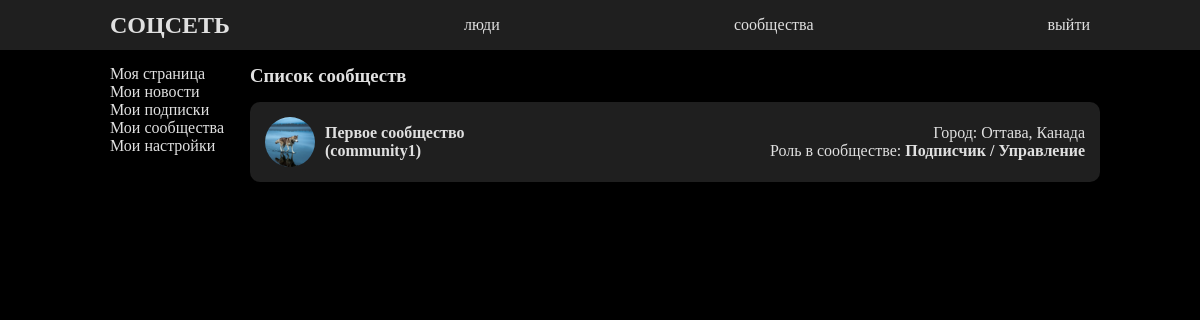
Screenshot of /membership/ (signed in) with the database file from the repository.
### socialapp/models.py (models this page shows, shortened)
class Community(models.Model):
    communityname = models.CharField(max_length=100, verbose_name='Название для ссылки')
    title = models.CharField(max_length=100, verbose_name='Название')
    info = models.TextField(max_length=500, null=True, blank=True, verbose_name='Описание')
    avatar = models.ImageField(upload_to=community_avatar_upload_to, null=True, blank=True, verbose_name='Аватар')
    country = models.ForeignKey(Country, on_delete=models.SET_NULL, null=True, blank=True, verbose_name='Страна')
    city = models.ForeignKey(City, on_delete=models.SET_NULL, null=True, blank=True, verbose_name='Город')
    creationdate = models.DateTimeField(auto_now_add=True, verbose_name='Дата создания')
    members = models.ManyToManyField(User, related_name='member')
    admins = models.ManyToManyField(User, through='Communityadminstration', through_fields=('community', 'user'), related_name='admin')
    slug = models.SlugField(unique=True, default=None, verbose_name='URL')
    def get_absolute_url(self):
        return reverse('profile', kwargs={'slug': self.slug})

class City(models.Model):
    name = models.CharField(max_length=100, verbose_name='Город')
    country = models.ForeignKey(Country, on_delete=models.CASCADE, verbose_name='Страна')
    add_by_user = models.BooleanField(verbose_name='Добавлен пользователем', default=False)
    def __str__(self):
        return f'{self.name}, {self.country.name}'

class Country(models.Model):
    name = models.CharField(max_length=100, verbose_name='Страна')

### socialapp/views.py (the view)
# urls.py: path('membership/', views.communitylist, name='communitylist'),
def communitylist(req):
    subscriber = req.user.member.all()
    admin = req.user.admin.all()
    queryset = admin.union(subscriber)
    return render(req, 'socialapp/follow_community_list.html', context={'communities': queryset})

### templates/socialapp/follow_community_list.html (shortened to what this page needs)
{% extends 'base.html' %}
{% load static %}
{% block css %}
    <link rel="stylesheet" href="{% static 'css/profile.css' %}">
{% endblock css %}
{% block main %}
        <div class="main-div">
                    <h3 class="margin-bottom15">Список сообществ</h3>
                    {% for one in communities %}
                        {% if not one %}
                        текст
                        {% else %}
                        <div class="card-simple flex-row just-cont-spa-bet">
                            <a class="link-inline" href="{{ one.get_absolute_url }}">
                                <div class="avatar-small"><img src="{{ one.avatar.url }}" alt="avatar"></div>
                                <div class="card-user-name">
                                    <div>{{ one.title }}</div>
                                    <div>({{ one.slug }})</div>
                                </div>
                            </a>
                            <div class="card-info">
                                <div>Город: {{ one.city }}</div>
                                <div>Роль в сообществе:
                                    <b>{% if user in one.members.all %}
                                        Подписчик
                                    {% endif %}
                                        {% if user in one.members.all and user in one.admins.all %}
                                            /
                                        {% endif %}
                                        {% if user in one.admins.all %}
                                            Управление
                                        {% endif %}</b>
                                </div>
                            </div>
                        </div>
                        {% endif %}
                    {% endfor %}
        </div>
{% endblock main %}

### socialapp/static/css/main.css (style rules this page uses)
*, *::before, *::after { box-sizing: border-box; }
h1, h2, h3, h4, h5 { margin-top: 0; margin-bottom: 0; }
body { margin: 55px 0 0; box-sizing: border-box; background-color: black; font-family: "Malgun Gothic"; color: #e0e0e0; font-size: medium; }
.card-simple { background-color: #1f1f1f; padding: 15px; margin-bottom: 15px !important; border-radius: 10px; position: relative; }
.margin-bottom15 { margin-bottom: 15px; }
.flex-row { display: flex; flex-direction: row; }
.just-cont-spa-bet { justify-content: space-between; }
.link-inline { color: inherit; text-decoration: none; }
.main-div { width: 85%; padding-top: 10px; }

### socialapp/static/css/profile.css (style rules this page uses)
.avatar, .avatar-small { aspect-ratio: 1 / 1; overflow: hidden; border-radius: 50%; display: flex; flex-direction: row; align-items: center; }
.avatar-small { width: 50px; float: left; }
.avatar img, .avatar-small img { object-fit: cover; width: 100%; height: 100%; position: center; }
.card-user-name { margin-left: 60px; height: 50px; font-weight: bold; display: flex; flex-direction: column; align-items: start; justify-content: center; }
.card-info { height: 50px; display: flex; flex-direction: column; align-items: start; justify-content: center; }
.card-info div { width: 100%; text-align: right; }

### rows the page displays
Community: avatar (picture), title "Первое сообщество", slug "community1", city "Оттава, Канада", shows "Подписчик", shows "Управление"
